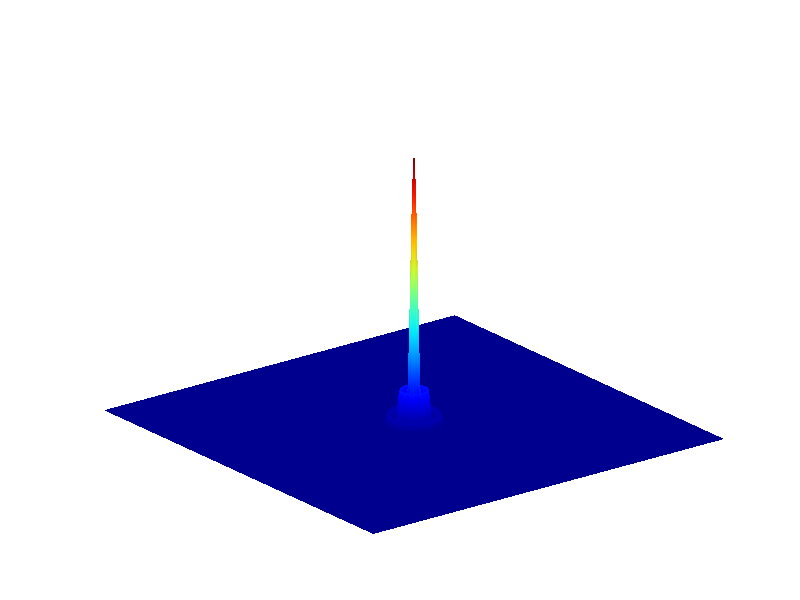

The MATLAB script that drew this image: (Note: this script raises an error after producing the figure.)
% File name: bpm_tbc.m
% Illustrates propagation of Gaussian pulse in a free space
% using BPM with transparent boundary conditions
% Operator P is determined in a separate function
close all;
clear all;
L_x=10.0; % transversal dimension (along x-axis)
w_0=1.0; % width of input Gaussian pulse
lambda = 0.6; % wavelength
beta0=12; %bg number

zR=pi*(w_0^2)/pi;



n=1.0; % refractive index of the medium
k_0=2*pi/lambda; % wavenumber
N_x=512; % number of points on x axis
N_y=N_x;
Delta_x=L_x/(N_x-1) % x axis spacing
Delta_y=Delta_x;
prefactor = 1/(2*n*k_0*Delta_x^2);
courant_number= 0.1;

h=0.5*(Delta_x+Delta_x); % propagation step





% h=courant_number*(Delta_x^2)
z_range1=17;
z_range2=1.5;
% N_z=round(z_range1/h); % number of propagation steps
N_z=2*round(z_range2/h); % number of propagation steps
N_z=round(N_z/9);
% plotting=zeros(N_x,N_z); % storage for plotting
x=linspace(-0.5*L_x,0.5*L_x,N_x); % coordinates along x-axis
[X,Y]=meshgrid(x,x);
r=sqrt(X.^2 + Y.^2);
% E=exp(-(r/(w_0)).^2); % initial Gaussian field



w=@(z)w_0*sqrt(1+(z/zR).^2); %beam waist
R=@(z)(z+((zR^2)./z)); %beam curvature
beta=@(z)beta0./(1+1i*(z/zR));
expon=@(z)exp(-((beta0*z/k_0)./w(z)).^2);

gau=@(r,z)exp(-(r/w(z)).^2);
bgau=@(r,z)(w_0./w(z))*gau(r,z).*expon(z).*besselj(0,beta(z)*r);%,N_x,N_y);

E=exp(-(r/(w_0)).^2).*besselj(0,beta0*r);
% E=ee;
%
% E=bgau(r,10);
% E(r>4.5)=0;
amax=max(abs(E(:).^2));

z = 0;
z_plot = zeros(N_z);

for nn=1:N_z % BPM stepping
    ARG{nn}=beta(z)*r;
    plo=bgau(r,z);plo(abs(plo)>1)=0;plo(r>2.5)=0;
%     plo=(w_0/w(z))*gau(r,z);
    plotting{nn}=abs(plo).^2;

z = z + h;
z_plot(nn) = z + h;

% for jj=1:N_y
%    v=step(Delta_x,k_0,h,n,E(jj,:)');
%    E(jj,:)=v';
% end
% 
% for ii=1:N_x
%     E(:,ii)=step(Delta_x,k_0,h,n,E(:,ii));
% end
end;
% 
for ll = 1:N_z
% choosing 2D plots every step
if ll==1
        surf(X,Y,plotting{ll});
        xlim([-5 5])
        ylim([-5 5])
        zlim([0 1])
        shading interp
%         colorbar
colormap jet;
        caxis manual
        caxis([0,1])
        set(gca,'nextplot','replacechildren','visible','off')
        f = getframe(1);
        [im,map] = rgb2ind(f.cdata,256,'nodither');
        im(1,1,1,40) = 0;
    else
        surf(X,Y,plotting{ll});
xlim([-5 5])
        ylim([-5 5])
        shading interp
        colormap jet;
%         colorbar
        zlim([0 1])
        caxis manual
        caxis([0,1])
        f = getframe(1);
        im(:,:,1,ll) = rgb2ind(f.cdata,map,'nodither');
    end
% size of tick marks on both axes
% pause(0.5)
% pause
end
imwrite(im,map,'analy.gif','DelayTime',0.001,'LoopCount',inf)
close all
% 
% 
% 
% 
% % %
% % for k = 1:N_z/10:N_z % choosing 2D plots every 10-th step
% % plot(plotting(:,k),'LineWidth',1.5)
% % set(gca,'FontSize',14); % size of tick marks on both axes
% % hold on
% % end
% % pause
% % close all
% % %
for k = 1:ceil(N_z/25):N_z % choosing 3D plots every 10-th step
y = z_plot(k)*ones(size(x)); % spread out along y-axis
plot3(x,y,plotting{k}(round(N_x/2),:),'LineWidth',1.5)
hold on
end
grid on
xlabel('x','FontSize',14)
ylabel('z','FontSize',14) % along propagation direction
set(gca,'FontSize',14); % size of tick marks on both axes
print('fd_bpm_plot3.png','-dpng')
% % pause
% % close all






% arg1=ARG{1};arg2=ARG{2};
% arg3=ARG{3};arg4=ARG{4};
% arg5=ARG{5};arg6=ARG{6};
% arg7=ARG{7};arg8=ARG{8};
% arg9=ARG{9};arg10=ARG{10};
% arg11=ARG{11};arg12=ARG{12};
% arg13=ARG{13};arg14=ARG{14};
% arg15=ARG{15};arg16=ARG{16};
% arg17=ARG{17};arg18=ARG{18};
% cd 'C:\Users\Onur\Desktop\Temp';
% save('arg1.mat','arg1');save('arg2.mat','arg2');
% save('arg3.mat','arg3');save('arg4.mat','arg4');
% save('arg5.mat','arg5');save('arg6.mat','arg6');
% save('arg7.mat','arg7');save('arg8.mat','arg8');
% save('arg9.mat','arg9');save('arg10.mat','arg10');
% save('arg11.mat','arg11');save('arg12.mat','arg12');
% save('arg13.mat','arg13');save('arg14.mat','arg14');
% save('arg15.mat','arg15');save('arg16.mat','arg16');
% save('arg17.mat','arg17');save('arg18.mat','arg18');

% ahmet{1}=bess1;ahmet{2}=bess2;ahmet{3}=bess3;ahmet{4}=bess4;
% ahmet{5}=bess5;ahmet{6}=bess6; save('ahmet.mat','ahmet')
% load('c:\Users\Onur\Desktop\Temp\ahmet.mat');
% close all;
% 
% for kk=1:6;ahmet{kk}(ahmet{kk}>1)=0;%ahmet{kk}=normalize_this(ahmet{kk});end;
% end
% for ll = 1:6
% % choosing 2D plots every step
% if ll==1
%         surf(X,Y,ahmet{ll}.*plotting{ll});
%         xlim([-5 5])
%         ylim([-5 5])
%         zlim([0 0.4])
%         shading interp
% %         colorbar
% colormap jet;
%         caxis manual
%         caxis([0,1])
%         set(gca,'nextplot','replacechildren','visible','off')
%         f = getframe(1);
%         [im,map] = rgb2ind(f.cdata,256,'nodither');
%         im(1,1,1,40) = 0;
%     else
%         surf(X,Y,ahmet{ll}.*plotting{ll});
% xlim([-5 5])
%         ylim([-5 5])
%         shading interp
%         colormap jet;
% %         colorbar
%         zlim([0 0.4])
%         caxis manual
%         caxis([0,1])
%         f = getframe(1);
%         im(:,:,1,ll) = rgb2ind(f.cdata,map,'nodither');
%     end
% % size of tick marks on both axes
% % pause(0.5)
% pause
% end
% imwrite(im,map,'emek.gif','DelayTime',0.1,'LoopCount',inf)
